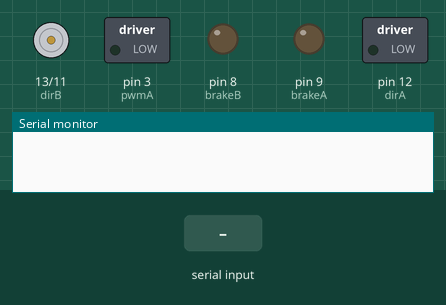
Bench run of a sketch on a simulated Arduino Uno, built with avr-gcc and run on an emulated ATmega328P. Shown: direction and speed pins drawn as motors (green arrow = direction pin HIGH = forward, orange = LOW = backward, longer = more drive), switched loads named in the sketch (green lamp = pin HIGH), output pins drawn as LEDs (lit = HIGH), the last lines printed to the serial monitor. The inputs (shaded band) are chosen by the test bench.

Above: at 1.2 s.
1.3 s: "0" received over Serial
At 2.6 s:
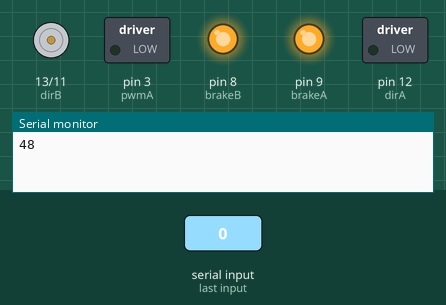
Timing chart, 0 to 4.3 s (numbered marks = the images above; inputs shaded):
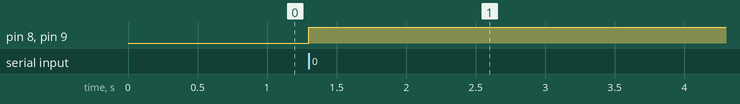

Measured:
- after the input at 1.3 s, pin 8 (brakeB), pin 9 (brakeA): LOW → HIGH at once

The sketch:

processor.ino
```cpp
//Arduino Control

int incomingByte = 0;	// for incoming serial data
int lastByte = 0;
const int pwmA = 3;
const int pwmB = 11;
const int brakeA = 9;
const int brakeB = 8;
const int dirA = 12;
const int dirB = 13;

void setup()   {
  // initialize the digital pin as an output:
  Serial.begin(9600);

//Setup Channel A
pinMode(dirA, OUTPUT); //Initiates Motor Channel A pin
pinMode(brakeA, OUTPUT); //Initiates Brake Channel A pin

//Setup Channel B
pinMode(dirB, OUTPUT); //Initiates Motor Channel A pin
pinMode(brakeB, OUTPUT); //Initiates Brake Channel A pin
}

// the loop() method runs over and over again,
// as long as the Arduino has power
void Move(int aDir,int bDir,int aSpeed=255,int bSpeed=255){
  //Motor A
  digitalWrite(dirA, aDir);  //Sets direction
  digitalWrite(brakeA, LOW);    //Removes break
  analogWrite(pwmA, aSpeed);  //Sets speed (max 255)

  //Motor B
  digitalWrite(dirB, bDir);  //Sets direction
  digitalWrite(brakeB, LOW);    //Removes break
  analogWrite(pwmB, bSpeed); //Sets speed (max 255)
}
void Turn(int turningDir, int pwm=255){
  //Motor A
  digitalWrite(dirA, turningDir);  //Sets direction
  digitalWrite(brakeA, LOW);
  analogWrite(pwmA, pwm);

  //Motor B
  digitalWrite(dirB, turningDir);  //Sets direction
  digitalWrite(brakeB, LOW);
  analogWrite(pwmB, pwm); //Sets speed (max 255)
}
void stopAll(){
  //Motor A
  digitalWrite(brakeA, HIGH);   //Enables break for MotorA
  analogWrite(pwmA, 0);
  //Motor B
  digitalWrite(brakeB, HIGH);   //Enables break for MotorB
  analogWrite(pwmB, 0);
}

void loop(){
  if (Serial.available() > 0) {
    // read the incoming byte:
    incomingByte = Serial.read();
    if (incomingByte != lastByte && incomingByte != 10) {
      Serial.println(incomingByte);
      lastByte = incomingByte;
      switch(incomingByte){
        case 48: Move(0,1);  //0
        case 49: Move(1,0);  //1
        case 50: Turn(1);    //2
        case 51: Turn(0);    //3
        case 52: stopAll();  //4
        break;
        case 53:              //5
          //ledStatus = digitalRead(inPin);
          //Serial.println(ledStatus);
          //ledStatus = !ledStatus;
          //digitalWrite(ledPin, ledStatus)
        break;
      }
    }
  }
}
```
